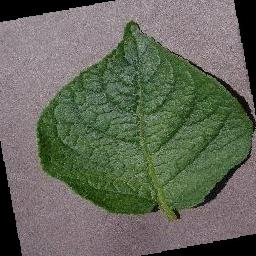
#> input picture dataset/potato/Potato___healthy/aug_1952.jpg, 256 x 256 px
$ python -i data_preprocessing.py   (imports and definitions only)
#> lines starting #> are read from the running program, lines starting #| are printed output that depends on the picture
#> further down, picture is the input picture: PIL image 256x256 RGB; mean R, G, B 99.9, 104, 90.4
import os
import random
from PIL import Image, ImageEnhance
import numpy as np

DATASET_PATH = r"D:\CROP DISEASE PREDICTION MODEL USING DEEP LEARNING\dataset\potato"
PROCESSED_PATH = r"D:\CROP DISEASE PREDICTION MODEL USING DEEP LEARNING\dataset\processed_potato"
IMAGE_SIZE = (224, 224)
TRAIN_RATIO = 0.8

# [5 lines left out: function create_dirs, not called in this run]

def augment_image(img):
    """Apply realistic augmentations for plant leaves"""

    img = img.rotate(random.uniform(-15, 15))
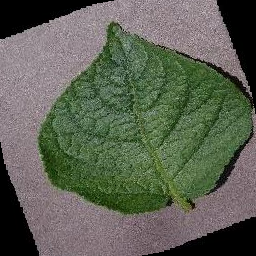
#> img: PIL image 256x256 RGB; mean R, G, B 92.8, 97.7, 83.7

    img = ImageEnhance.Brightness(img).enhance(random.uniform(0.9, 1.1))
    img = ImageEnhance.Contrast(img).enhance(random.uniform(0.9, 1.1))

    if random.random() > 0.5:
        img = img.transpose(Image.FLIP_LEFT_RIGHT)

    return img

# [43 lines left out: functions balance_classes, preprocess_dataset, not called in this run]

# [2 lines not run here, left out]

>>> from PIL import Image
>>> picture = Image.open('../../dataset/potato/Potato___healthy/aug_1952.jpg')
>>> result = augment_image(picture)
